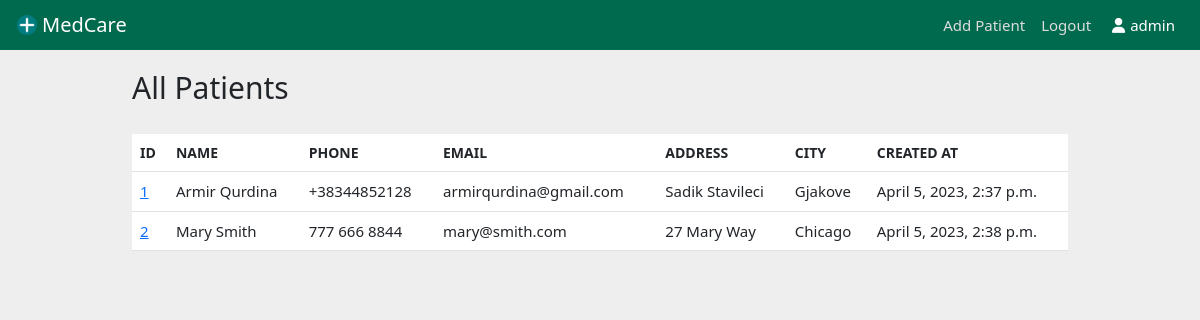
Page / (signed in) on the earlier database version.
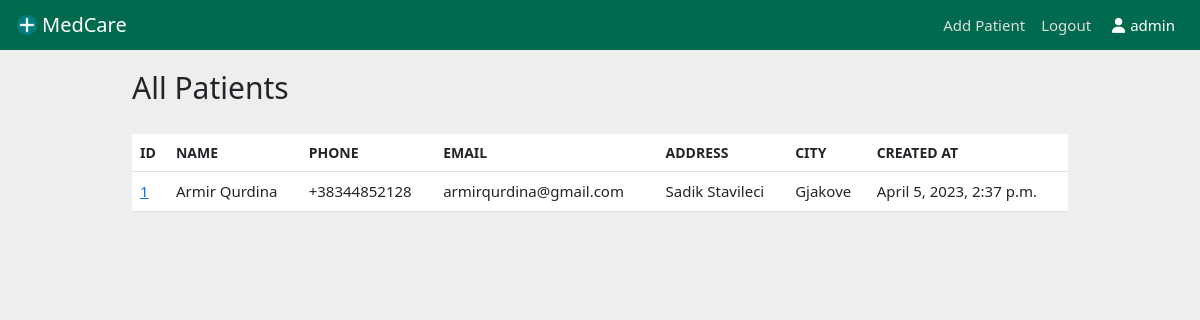
Same page on the later database version.
### main/models.py (models this page shows, shortened)
class Patient(models.Model):
    created_at = models.DateTimeField(auto_now_add=True)
    first_name = models.CharField(max_length=50)
    last_name = models.CharField(max_length=50)
    phone = models.CharField(max_length=20)
    email = models.CharField(max_length=100)
    address = models.CharField(max_length=100)
    city = models.CharField(max_length=50)
    user = models.ForeignKey(User, on_delete=models.CASCADE)

### main/views.py (the view)
# urls.py: path("", views.home, name='home'),
def home(request):
    patients = Patient.objects.all()
    if request.method == 'POST':
        username = request.POST['username']
        password = request.POST['password']
        user = authenticate(request, username=username, password=password)
        if user is not None:
            login(request, user)
            messages.success(request, 'You have been successfully logged in. Welcome!')
            return redirect('home')
        else:
            messages.error(request, 'Wrong credentials. Invalid username or password.')
            return redirect('home')
    else:
        return render(request, "home.html", {'patients': patients})

### main/templates/home.html (shortened to what this page needs)
{% extends 'base.html' %}
{% block content %}
    {% if user.is_authenticated %}
        <h1>All Patients</h1>
        <table class="table">
            <thead>
                <tr>
                    <th scope="col">ID</th>
                    <th scope="col">Name</th>
                    <th scope="col">Phone</th>
                    <th scope="col">Email</th>
                    <th scope="col">Address</th>
                    <th scope="col">City</th>
                    <th scope="col">Created At</th>
                </tr>
            </thead>
            <tbody>
                {% if patients %}
                {% for patient in patients %}
                <tr>
                    <td> <a href="{% url 'patient' patient.id %}">{{ patient.id }}</a></td>
                    <td>{{ patient.first_name }} {{ patient.last_name }}</td>
                    <td>{{ patient.phone }}</td>
                    <td>{{ patient.email }}</td>
                    <td>{{ patient.address }}</td>
                    <td>{{ patient.city }}</td>
                    <td>{{ patient.created_at }}</td>
                </tr>
                {% endfor %}
                {% endif %}
    {% endif %}
{% endblock %}

Differences in the rows shown:
removed Patient: id "2", first_name "Mary", last_name "Smith", phone "777 666 8844", email "mary@smith.com", address "27 Mary Way", city "Chicago", created_at "April 5, 2023, 2:38 p.m."
